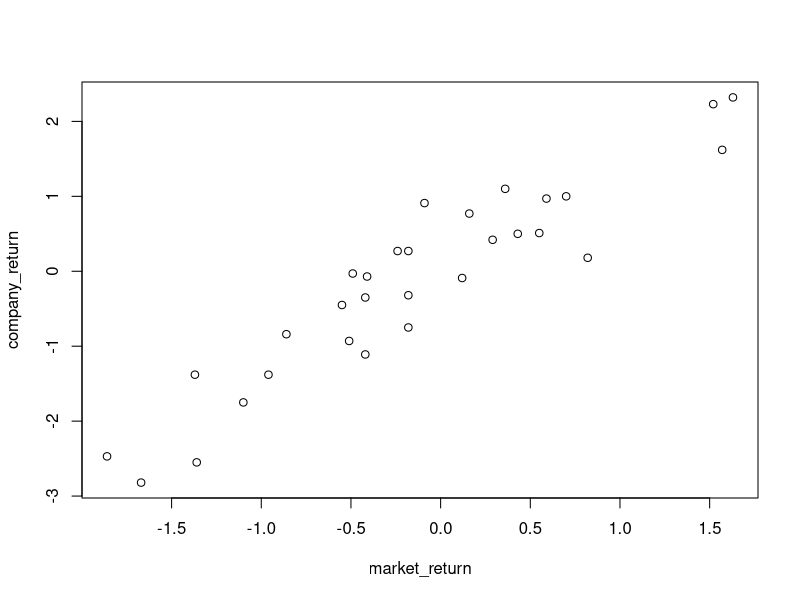

The R script that drew this image:
# Load the data (make sure stocks.txt is in your working directory)
data <- read.table("STAT_4310/Files/stocks.txt", header = TRUE)

# Assign variables based on the problem description
company_return <- data[, 2]  # y-axis
market_return <- data[, 1]   # x-axis

#a)
plot(x = market_return, y = company_return)

#b)
correlation <- cor(market_return, company_return)
print(correlation)

#c)
# Fit the linear model
model <- lm(company_return ~ market_return)

# Create a new dataframe with the given market return
new_data <- data.frame(market_return = 0.8)

# Predict the company's stock return
return <- predict(model, newdata = new_data)
print(return)
